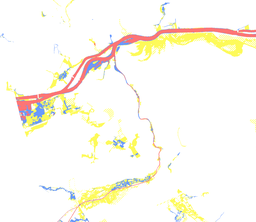
#> input picture Python/gefahrenkarte.png, 256 x 222 px, shrunk from 1766 x 1533 before the run, found by its file name
$ python ColorUnify.py   (older library calls are emulated)
#> lines starting #> are read from the running program, lines starting #| are printed output that depends on the picture; after the words box and inside, x2 and y2 are one past the last pixel; in counts of white or black regions, pixels touching at a corner belong together
#!/usr/bin/env python3
# -*- coding: utf-8 -*-
"""
Created on Fri Feb 15 17:39:08 2019

@author: andre_eggli
"""

from scipy import misc
import glob

def colorchanger(rgb_in, filenameId):
    if rgb_in == (255, 255, 255, 255): # weiss
        rgb_out = (0, 0, 0, 255)

    # mapping für WasserKarte
    elif rgb_in == (253, 117, 117, 255):#rot
        rgb_out = (250, 0, 0, 255)
    elif rgb_in == (105, 154, 254, 255):#blau
        rgb_out = (175, 0, 0, 255)
    elif rgb_in == (253, 250, 90, 255):#gelb
        rgb_out = (125, 0, 0, 255)
    elif rgb_in == (255, 255, 90, 255):#schraffiert
        rgb_out = (75, 0, 0, 255)

    # mapping für lärmKarte
    elif rgb_in == (110, 110, 110, 255): # rand
        rgb_out = (75, 0, 0, 255)
    elif rgb_in == (255, 0, 0, 255): # rot
        rgb_out = (175, 0, 0, 255)
    elif rgb_in == (255, 255, 0, 255): # gelb
        rgb_out = (75, 0, 0, 255)

    # mapping für netz_wichtigkeit.png:

    elif rgb_in == (5, 5, 5, 255):
        rgb_out = (0, 250, 0, 255)
    elif rgb_in == (66, 66, 66, 255):
        rgb_out = (0, 200, 0, 255)
    elif rgb_in == (128, 128, 128, 255):
        rgb_out = (0, 150, 0, 255)
    elif rgb_in == (189, 189, 189, 255):
        rgb_out = (0, 100, 0, 255)
    elif rgb_in == (250, 250, 250, 255):
        rgb_out = (0, 50, 0, 255)
    else:
        #print("unknown pixel vals: " + str(rgb_in))
        rgb_out = (0, 0, 0, 255)
    return(rgb_out)


def imagechanger(imFileIN, imFileOUT):
    image = image = misc.imread(imFileIN)
    outFile = misc.imread(imFileOUT)
    print(image.shape)
    print(image.dtype)
    (hight, width, _) = image.shape
    for h in range(hight):
        for w in range(width):
            (r, g, b, alpha) = image[h, w, :]
            outFile[h, w, :] = colorchanger((r, g, b, alpha), imFileOUT)
    misc.imsave(imFileOUT, outFile)
    return(outFile) # return png array for summing later

def grid2color(imFileIN, imFileOUT):
    image = image = misc.imread(imFileIN)
    outFile = misc.imread(imFileOUT)
    print(image.shape)
    print(image.dtype)
    (hight, width, _) = image.shape
    for h in range(hight):
        for w in range(width):
            (r, g, b, alpha) = image[h, w, :]
            outFile[h, w, :] = colorchanger((r, g, b, alpha), imFileOUT)
    misc.imsave(imFileOUT, outFile)
    return(outFile) # return png array for summing later

def multiply(gridArr, RiskAdded, imFileOUT):
    outFile = misc.imread(imFileOUT)
    (hight, width, _) = outFile.shape
    for h in range(hight):
        for w in range(width):
            outFile[h, w, :] = (0, 0, round(gridArr[h, w, 1] * RiskAdded[h, w, 0] / 255), 255)
            if outFile[h, w, 2] == 0: # set unocupied to transparent: alpha = 0
                outFile[h, w, 3] = 0
    misc.imsave(imFileOUT, outFile)
    return(outFile)


def findMaxBlueValue(multResArr):
    tempHighest = 0
    (hight, width, _) = multResArr.shape
    for h in range(hight):
        for w in range(width):
            if tempHighest < multResArr[h, w, 2]:
                tempHighest = multResArr[h, w, 2]
    return(tempHighest)

# Wasser:
WasserK = "/home/andre_eggli/Desktop/opendata_eniwa/Python/gefahrenkarte.png"
WasserK_out = "/home/andre_eggli/Desktop/opendata_eniwa/Python/gefahrenkarte out.png"
WasserArr = imagechanger(WasserK, WasserK_out)
#> in imagechanger, image is the input picture: shape (222, 256, 4); mean R, G, B, A 251.8, 249, 239.7, 255
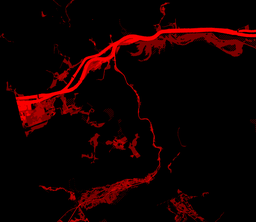
#> input picture Python/gefahrenkarte out.png, 256 x 222 px, shrunk from 1766 x 1533 before the run, found by its file name
#> in imagechanger, outFile is the input picture: shape (222, 256, 4); mean R, G, B, A 18.4, 0, 0, 255
#| (222, 256, 4)
#| uint8
print("Wasser fertig")

# Chemie: = Strassenläem
StrasseK = "/home/andre_eggli/Desktop/opendata_eniwa/Python/strassenlaerm.png"
StrasseK_out = "/home/andre_eggli/Desktop/opendata_eniwa/Python/strassenlaerm out.png"
StrassenArr = imagechanger(StrasseK, StrasseK_out)
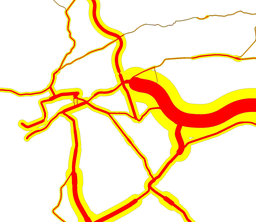
#> input picture Python/strassenlaerm.png, 256 x 222 px, shrunk from 1766 x 1533 before the run, found by its file name
#> in imagechanger, image is the input picture: shape (222, 256, 4); mean R, G, B, A 252.6, 231.5, 194.9, 255
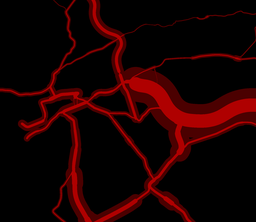
#> input picture Python/strassenlaerm out.png, 256 x 222 px, shrunk from 1766 x 1533 before the run, found by its file name
#> in imagechanger, outFile is the input picture: shape (222, 256, 4); mean R, G, B, A 26.6, 0, 0, 255
#| (222, 256, 4)
#| uint8
#> after the loop in imagechanger (call 2), `for h in range(hight):`:
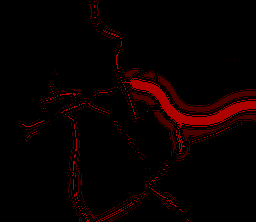
#> outFile: shape (222, 256, 4); mean R, G, B, A 9.2, 0, 0, 255
print("LärmStrasse ferig")

# kombinierte Risikokarte
RiskAdded = 0.5* WasserArr + 0.5* StrassenArr
misc.imsave("/home/andre_eggli/Desktop/opendata_eniwa/Python/RisikoSumm.png", RiskAdded)

# verwandle Graustufen-Netz in grünes Bild
gridK = "/home/andre_eggli/Desktop/opendata_eniwa/Python/netz_wichtigkeit.png"
gridK_out = "/home/andre_eggli/Desktop/opendata_eniwa/Python/netz_wichtigkeit out.png"
gridArr = grid2color(gridK, gridK_out)
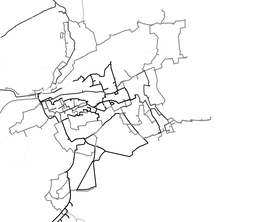
#> input picture Python/netz_wichtigkeit.png, 256 x 222 px, shrunk from 1766 x 1533 before the run, found by its file name
#> in grid2color, image is the input picture: shape (222, 256, 4); mean R, G, B, A 246.2, 246.2, 246.2, 255
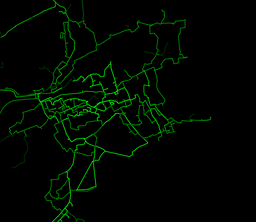
#> input picture Python/netz_wichtigkeit out.png, 256 x 222 px, shrunk from 1766 x 1533 before the run, found by its file name
#> in grid2color, outFile is the input picture: shape (222, 256, 4); mean R, G, B, A 0, 8, 0, 255
#| (222, 256, 4)
#| uint8
#> after the loop in grid2color, `for h in range(hight):`:
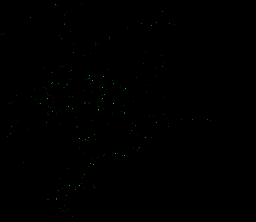
#> outFile: shape (222, 256, 4); 17.11% of pixels changed, all inside (x1, y1, x2, y2) = (0, 0, 214, 222)

# multipliziere RisikoSumme * Impact
MultBild = "/home/andre_eggli/Desktop/opendata_eniwa/Python/RisikoMap.png"
#> (the run stopped early here; a loop or call above may not have finished)
